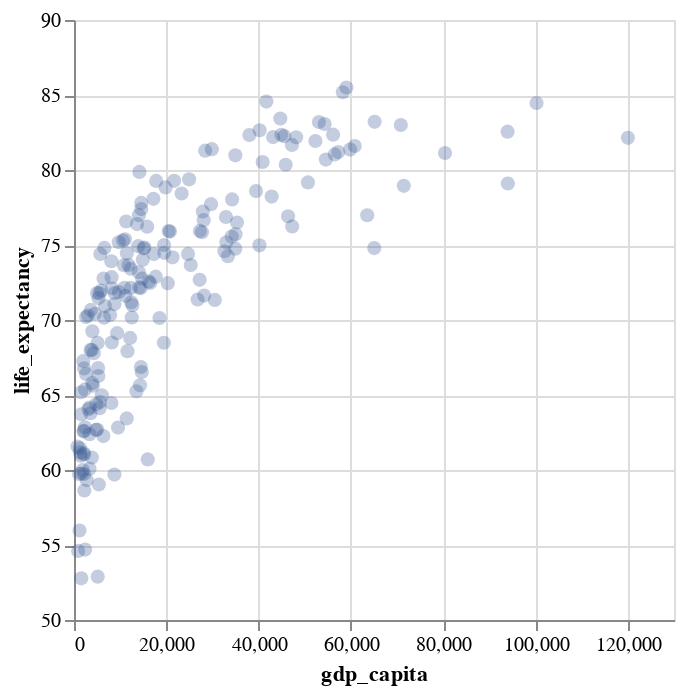

Notebook source saved alongside this figure:
### Code cell
selection = alt.selection_point(fields=['name'], on='click', empty=False, nearest=True)

points = alt.Chart(data).mark_circle().encode(
    x = 'gdp_capita',
    y = alt.Y('life_expectancy').scale(zero=False),
    color = alt.condition(predicate=selection, if_true=alt.value('red'), if_false=alt.value('#385b94')),
    opacity=alt.condition(selection, alt.value(1), alt.value(0.3)),
    size = alt.condition(selection, alt.value(300), alt.value(50)),
    tooltip = ['name','life_expectancy','gdp_capita']
).properties(width='container').add_params(selection)

text = alt.Chart(data).mark_text().encode(
    x = 'gdp_capita',
    y = alt.Y('life_expectancy').scale(zero=False),
    text = alt.condition(predicate=selection, if_true='name', if_false=alt.value(''))
).properties(width='container').add_params(selection)

points + text

### Figure 1 — Vega-Lite specification as saved in the notebook (floating-point values rounded to 4 significant figures; data arrays with more than 128 entries replaced by an {"elided": "..."} marker saying what was removed)
{"config": {"view": {"continuousWidth": 300, "continuousHeight": 300}}, "layer": [{"mark": {"type": "circle"}, "encoding": {"color": {"condition": {"param": "param_25", "value": "red", "empty": false}, "value": "#385b94"}, "opacity": {"condition": {"param": "param_25", "value": 1, "empty": false}, "value": 0.3}, "size": {"condition": {"param": "param_25", "value": 300, "empty": false}, "value": 50}, "tooltip": [{"field": "name", "type": "nominal"}, {"field": "life_expectancy", "type": "quantitative"}, {"field": "gdp_capita", "type": "quantitative"}], "x": {"field": "gdp_capita", "type": "quantitative"}, "y": {"field": "life_expectancy", "scale": {"zero": false}, "type": "quantitative"}}, "name": "view_7"}, {"mark": {"type": "text"}, "encoding": {"text": {"condition": {"param": "param_25", "empty": false, "field": "name"}, "value": ""}, "x": {"field": "gdp_capita", "type": "quantitative"}, "y": {"field": "life_expectancy", "scale": {"zero": false}, "type": "quantitative"}}}], "data": {"name": "data-eab3cd4a016b6ff4a9ee7cad98a336da"}, "params": [{"name": "param_25", "select": {"type": "point", "fields": ["name"], "nearest": true, "on": "click"}, "views": ["view_7"]}], "width": "container", "$schema": "https://vega.github.io/schema/vega-lite/v5.15.1.json", "datasets": {"data-eab3cd4a016b6ff4a9ee7cad98a336da": {"elided": "217 records"}}}
